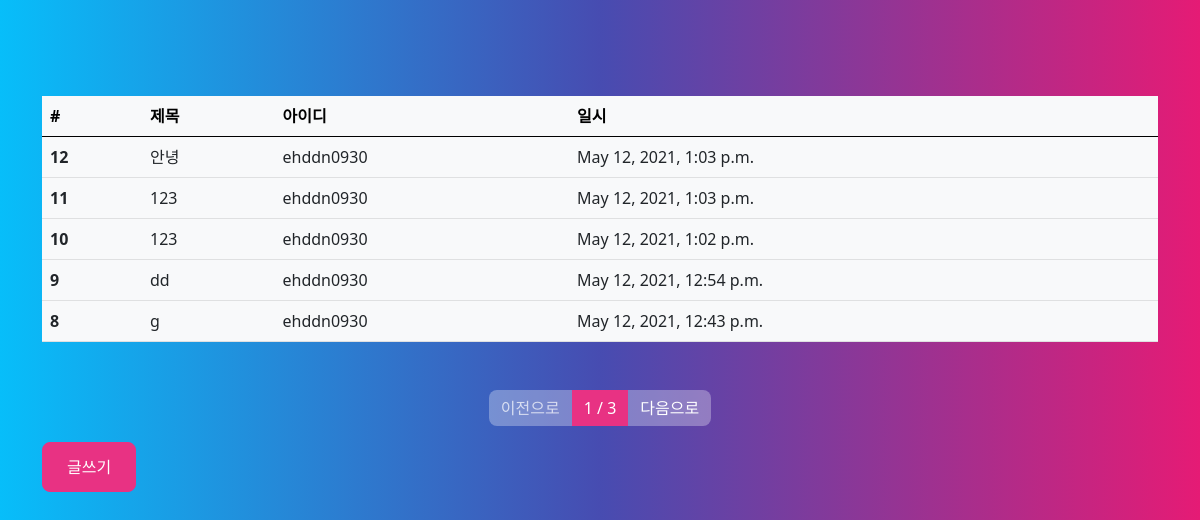
/board/list/, run on the app's committed database.
### board/models.py (models this page shows, shortened)
class Board(models.Model):
    title = models.CharField(max_length=128,verbose_name="제목")
    contents = models.TextField(verbose_name='내용')
    writer = models.ForeignKey('user.user',on_delete=models.CASCADE,verbose_name='작성자')
    tags =models.ManyToManyField('tag.Tag',verbose_name='태그')
    registered_dttm = models.DateTimeField(auto_now_add=True,verbose_name='등록시간')
    class Meta:
        db_table = 'board'
        verbose_name = '게시글'
        verbose_name_plural = '게시글'

### user/models.py (models this page shows)
class user(models.Model):
    username = models.CharField(max_length=32,verbose_name="사용자명")
    useremail = models.EmailField(max_length=128,verbose_name='사용자 이메일')
    password = models.CharField(max_length=64,verbose_name='비밀번호')
    registered_dttm = models.DateTimeField(auto_now_add=True,verbose_name='등록시간')
    def __str__(self):
        return self.username
    class Meta:
        db_table = 'study_user'
        verbose_name = '사용자'
        verbose_name_plural = '사용자들'

### board/views.py (the view)
# urls.py: path('list/',views.board_list),
def board_list(request):
    all_boards = Board.objects.all().order_by("-id")
    page = int(request.GET.get('p',1))
    paginator = Paginator(all_boards,5)
    boards = paginator.get_page(page)
    return render(request, 'boardlist.html',{'boards': boards})

### board/templates/boardlist.html
{% extends 'base.html' %}
{% block contents %}
<div class="row mt-5">
    <div class="col-12">
        <table class="table table-light">
            <thead class="thead-light">
                <tr>
                    <th>#</th>
                    <th>제목</th>
                    <th>아이디</th>
                    <th>일시</th>
                </tr>
            </thead>
            <tbody class="text-dark">
                {% for board in boards %}
                <tr onclick="location.href='/board/detail/{{ board.id }}'">
                    <th>{{ board.id }}</th>
                    <td>{{ board.title }}</td>
                    <td>{{ board.writer }}</td>
                    <td>{{ board.registered_dttm }}</td>
                </tr>
                {% endfor %}
            </tbody>
        </table>
    </div>
</div>
<div class="row mt-2">
    <div class="col-12">
        <nav>
            <ul class="pagination justify-content-center">
                {% if boards.has_previous %}
                <li class="page-item">
                    <a href="?p={{ boards.previous_page_number }}" class="page-link">이전으로</a>
                </li>
                {% else %}
                <li class="page-item disabled">
                    <a href="#" class="page-link">이전으로</a>
                </li>
                {% endif %}
                <li class="page-item active">
                    <a href="#" class="page-link">{{ boards.number }} / {{ boards.paginator.num_pages }}</a>
                </li>
                {% if boards.has_next %}
                <li class="page-item">
                    <a href="?p={{ boards.next_page_number }}" class="page-link">다음으로</a>
                </li>
                {% else %}
                <li class="page-item disabled">
                    <a href="#" class="page-link">다음으로</a>
                </li>
                {% endif %}
            </ul>
        </nav>
    </div>
</div>
<div class="row">
    <div class="col-12">
        <button class="btn btn-primary" onclick="location.href='/board/write/'">글쓰기</button>
    </div>
</div>
{% endblock %}

### board/templates/base.html (shortened to what this page needs)
<!DOCTYPE html>
<html lang="en">
<head>
    <link rel="stylesheet" href="/static/bootstrap.min.css">
</head>
<body>
    <div class="container">
        {% block contents %}
        {% endblock %}
    </div>
</body>
</html>

### data on the page
Board: id "12", title "안녕", writer "ehddn0930", registered_dttm "May 12, 2021, 1:03 p.m."
Board: id "11", title "123", writer "ehddn0930", registered_dttm "May 12, 2021, 1:03 p.m."
Board: id "10", title "123", writer "ehddn0930", registered_dttm "May 12, 2021, 1:02 p.m."
Board: id "9", title "dd", writer "ehddn0930", registered_dttm "May 12, 2021, 12:54 p.m."
Board: id "8", title "g", writer "ehddn0930", registered_dttm "May 12, 2021, 12:43 p.m."

### other printed values
{{ boards.number }} "1"
{{ boards.paginator.num_pages }} "3"
